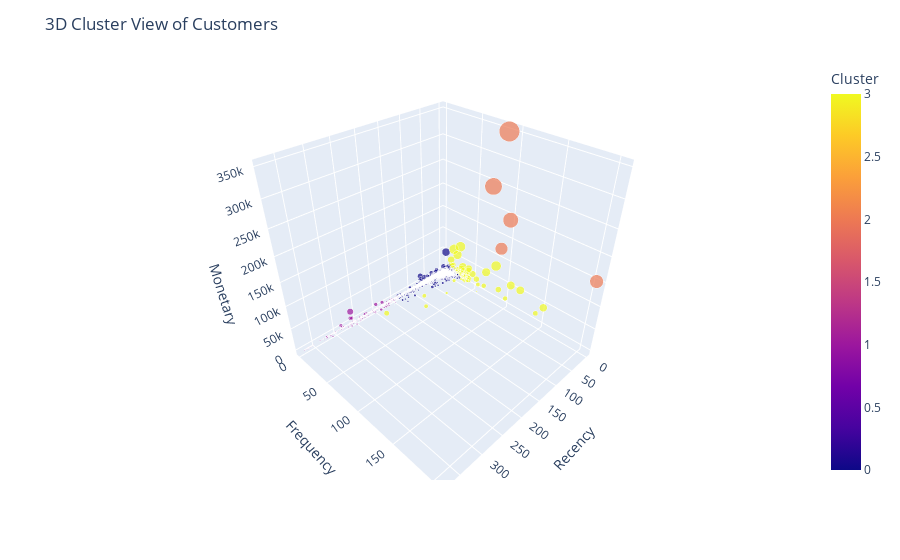

Write notebook code for a chart like this one.
### Code cell
fig = px.scatter_3d(rfm, x='Recency', y='Frequency', z='Monetary',
                    color='Cluster', size='Monetary', hover_data=['CustomerID'])
fig.update_layout(title='3D Cluster View of Customers')
fig.show()

### Figure 1 — Plotly figure (JSON) as saved in the notebook; plotly's stock layout.template omitted (floating-point values rounded to 4 significant figures; data arrays with more than 128 entries replaced by an {"elided": "..."} marker saying what was removed)
{"data": [{"customdata": {"elided": "4312x1 float values"}, "hovertemplate": "Recency=%{x}<br>Frequency=%{y}<br>Monetary=%{marker.size}<br>CustomerID=%{customdata[0]}<br>Cluster=%{marker.color}<extra></extra>", "legendgroup": "", "marker": {"color": {"elided": "4312 int values"}, "coloraxis": "coloraxis", "size": {"elided": "4312 float values"}, "sizemode": "area", "sizeref": 872.9, "symbol": "circle"}, "mode": "markers", "name": "", "scene": "scene", "showlegend": false, "type": "scatter3d", "x": {"elided": "4312 int values"}, "y": {"elided": "4312 int values"}, "z": {"elided": "4312 float values"}}], "layout": {"coloraxis": {"colorbar": {"title": {"text": "Cluster"}}, "colorscale": [[0, "#0d0887"], [0.1111, "#46039f"], [0.2222, "#7201a8"], [0.3333, "#9c179e"], [0.4444, "#bd3786"], [0.5556, "#d8576b"], [0.6667, "#ed7953"], [0.7778, "#fb9f3a"], [0.8889, "#fdca26"], [1, "#f0f921"]]}, "legend": {"itemsizing": "constant", "tracegroupgap": 0}, "margin": {"t": 60}, "scene": {"domain": {"x": [0, 1], "y": [0, 1]}, "xaxis": {"title": {"text": "Recency"}}, "yaxis": {"title": {"text": "Frequency"}}, "zaxis": {"title": {"text": "Monetary"}}}, "title": {"text": "3D Cluster View of Customers"}}}
